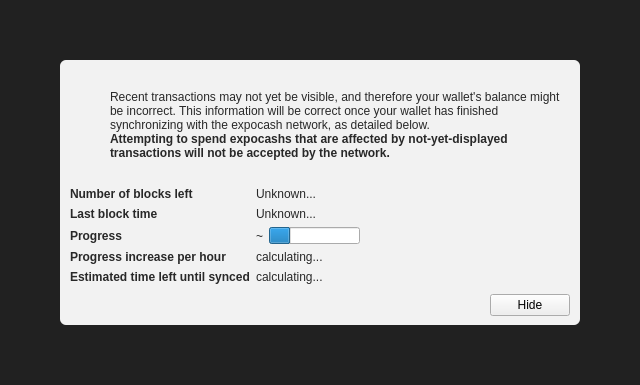
<?xml version="1.0" encoding="UTF-8"?>
<ui version="4.0">
 <class>ModalOverlay</class>
 <widget class="ModalOverlay" name="ModalOverlay">
  <property name="geometry">
   <rect>
    <x>0</x>
    <y>0</y>
    <width>640</width>
    <height>385</height>
   </rect>
  </property>
  <property name="windowTitle">
   <string>Form</string>
  </property>
  <layout class="QVBoxLayout" name="verticalLayout" stretch="0">
   <property name="sizeConstraint">
    <enum>QLayout::SetDefaultConstraint</enum>
   </property>
   <property name="leftMargin">
    <number>0</number>
   </property>
   <property name="topMargin">
    <number>0</number>
   </property>
   <property name="rightMargin">
    <number>0</number>
   </property>
   <property name="bottomMargin">
    <number>0</number>
   </property>
   <item>
    <widget class="QWidget" name="bgWidget" native="true">
     <property name="styleSheet">
      <string notr="true">#bgWidget { background: rgba(0,0,0,220); }</string>
     </property>
     <layout class="QVBoxLayout" name="verticalLayoutMain" stretch="1">
      <property name="leftMargin">
       <number>60</number>
      </property>
      <property name="topMargin">
       <number>60</number>
      </property>
      <property name="rightMargin">
       <number>60</number>
      </property>
      <property name="bottomMargin">
       <number>60</number>
      </property>
      <item>
       <widget class="QWidget" name="contentWidget" native="true">
        <property name="styleSheet">
         <string notr="true">#contentWidget { background: rgba(255,255,255,240); border-radius: 6px; }

QLabel { color: rgb(40,40,40);  }</string>
        </property>
        <layout class="QVBoxLayout" name="verticalLayoutSub" stretch="1,0,0,0">
         <property name="spacing">
          <number>0</number>
         </property>
         <property name="leftMargin">
          <number>10</number>
         </property>
         <property name="topMargin">
          <number>10</number>
         </property>
         <property name="rightMargin">
          <number>10</number>
         </property>
         <property name="bottomMargin">
          <number>10</number>
         </property>
         <item>
          <layout class="QHBoxLayout" name="horizontalLayoutIconText" stretch="0,1">
           <property name="topMargin">
            <number>20</number>
           </property>
           <item>
            <layout class="QVBoxLayout" name="verticalLayoutIcon">
             <property name="leftMargin">
              <number>0</number>
             </property>
             <item>
              <widget class="QPushButton" name="warningIcon">
               <property name="enabled">
                <bool>false</bool>
               </property>
               <property name="text">
                <string/>
               </property>
               <property name="icon">
                <iconset>
                 <normaloff>:/icons/warning</normaloff>
                 <disabledoff>:/icons/warning</disabledoff>:/icons/warning</iconset>
               </property>
               <property name="iconSize">
                <size>
                 <width>48</width>
                 <height>48</height>
                </size>
               </property>
               <property name="flat">
                <bool>true</bool>
               </property>
              </widget>
             </item>
             <item>
              <spacer name="verticalSpacerWarningIcon">
               <property name="orientation">
                <enum>Qt::Vertical</enum>
               </property>
               <property name="sizeHint" stdset="0">
                <size>
                 <width>20</width>
                 <height>40</height>
                </size>
               </property>
              </spacer>
             </item>
            </layout>
           </item>
           <item>
            <layout class="QVBoxLayout" name="verticalLayoutInfoText">
             <property name="leftMargin">
              <number>0</number>
             </property>
             <property name="topMargin">
              <number>0</number>
             </property>
             <item>
              <widget class="QLabel" name="infoText">
               <property name="text">
                <string>Recent transactions may not yet be visible, and therefore your wallet's balance might be incorrect. This information will be correct once your wallet has finished synchronizing with the expocash network, as detailed below.</string>
               </property>
               <property name="textFormat">
                <enum>Qt::RichText</enum>
               </property>
               <property name="wordWrap">
                <bool>true</bool>
               </property>
              </widget>
             </item>
             <item>
              <widget class="QLabel" name="infoTextStrong">
               <property name="font">
                <font>
                 <weight>75</weight>
                 <bold>true</bold>
                </font>
               </property>
               <property name="text">
                <string>Attempting to spend expocashs that are affected by not-yet-displayed transactions will not be accepted by the network.</string>
               </property>
               <property name="textFormat">
                <enum>Qt::RichText</enum>
               </property>
               <property name="wordWrap">
                <bool>true</bool>
               </property>
              </widget>
             </item>
             <item>
              <spacer name="verticalSpacerInTextSpace">
               <property name="orientation">
                <enum>Qt::Vertical</enum>
               </property>
               <property name="sizeHint" stdset="0">
                <size>
                 <width>20</width>
                 <height>40</height>
                </size>
               </property>
              </spacer>
             </item>
            </layout>
           </item>
          </layout>
         </item>
         <item>
          <spacer name="verticalSpacerAfterText">
           <property name="orientation">
            <enum>Qt::Vertical</enum>
           </property>
           <property name="sizeHint" stdset="0">
            <size>
             <width>20</width>
             <height>40</height>
            </size>
           </property>
          </spacer>
         </item>
         <item>
          <layout class="QFormLayout" name="formLayout">
           <property name="fieldGrowthPolicy">
            <enum>QFormLayout::FieldsStayAtSizeHint</enum>
           </property>
           <property name="horizontalSpacing">
            <number>6</number>
           </property>
           <property name="verticalSpacing">
            <number>6</number>
           </property>
           <property name="topMargin">
            <number>10</number>
           </property>
           <item row="0" column="0">
            <widget class="QLabel" name="labelNumberOfBlocksLeft">
             <property name="font">
              <font>
               <weight>75</weight>
               <bold>true</bold>
              </font>
             </property>
             <property name="text">
              <string>Number of blocks left</string>
             </property>
            </widget>
           </item>
           <item row="0" column="1">
            <widget class="QLabel" name="numberOfBlocksLeft">
             <property name="text">
              <string>Unknown...</string>
             </property>
            </widget>
           </item>
           <item row="1" column="0">
            <widget class="QLabel" name="labelLastBlockTime">
             <property name="font">
              <font>
               <weight>75</weight>
               <bold>true</bold>
              </font>
             </property>
             <property name="text">
              <string>Last block time</string>
             </property>
            </widget>
           </item>
           <item row="1" column="1">
            <widget class="QLabel" name="newestBlockDate">
             <property name="sizePolicy">
              <sizepolicy hsizetype="Maximum" vsizetype="Preferred">
               <horstretch>0</horstretch>
               <verstretch>0</verstretch>
              </sizepolicy>
             </property>
             <property name="text">
              <string>Unknown...</string>
             </property>
            </widget>
           </item>
           <item row="2" column="0">
            <widget class="QLabel" name="labelSyncDone">
             <property name="font">
              <font>
               <weight>75</weight>
               <bold>true</bold>
              </font>
             </property>
             <property name="text">
              <string>Progress</string>
             </property>
            </widget>
           </item>
           <item row="2" column="1">
            <layout class="QHBoxLayout" name="horizontalLayoutSync" stretch="0,1">
             <item>
              <widget class="QLabel" name="percentageProgress">
               <property name="text">
                <string notr="true">~</string>
               </property>
              </widget>
             </item>
             <item>
              <widget class="QProgressBar" name="progressBar">
               <property name="value">
                <number>24</number>
               </property>
               <property name="format">
                <string/>
               </property>
              </widget>
             </item>
            </layout>
           </item>
           <item row="4" column="0">
            <widget class="QLabel" name="labelProgressIncrease">
             <property name="font">
              <font>
               <weight>75</weight>
               <bold>true</bold>
              </font>
             </property>
             <property name="text">
              <string>Progress increase per hour</string>
             </property>
            </widget>
           </item>
           <item row="4" column="1">
            <widget class="QLabel" name="progressIncreasePerH">
             <property name="text">
              <string>calculating...</string>
             </property>
            </widget>
           </item>
           <item row="5" column="0">
            <widget class="QLabel" name="labelEstimatedTimeLeft">
             <property name="font">
              <font>
               <weight>75</weight>
               <bold>true</bold>
              </font>
             </property>
             <property name="text">
              <string>Estimated time left until synced</string>
             </property>
            </widget>
           </item>
           <item row="5" column="1">
            <widget class="QLabel" name="expectedTimeLeft">
             <property name="text">
              <string>calculating...</string>
             </property>
            </widget>
           </item>
          </layout>
         </item>
         <item>
          <layout class="QHBoxLayout" name="horizontalLayoutButtons">
           <property name="leftMargin">
            <number>10</number>
           </property>
           <property name="topMargin">
            <number>10</number>
           </property>
           <item>
            <spacer name="horizontalSpacer">
             <property name="orientation">
              <enum>Qt::Horizontal</enum>
             </property>
             <property name="sizeHint" stdset="0">
              <size>
               <width>40</width>
               <height>20</height>
              </size>
             </property>
            </spacer>
           </item>
           <item>
            <widget class="QPushButton" name="closeButton">
             <property name="text">
              <string>Hide</string>
             </property>
            </widget>
           </item>
          </layout>
         </item>
        </layout>
       </widget>
      </item>
     </layout>
    </widget>
   </item>
  </layout>
 </widget>
 <customwidgets>
  <customwidget>
   <class>ModalOverlay</class>
   <extends>QWidget</extends>
   <header>modaloverlay.h</header>
   <container>1</container>
  </customwidget>
 </customwidgets>
 <resources/>
 <connections/>
</ui>
